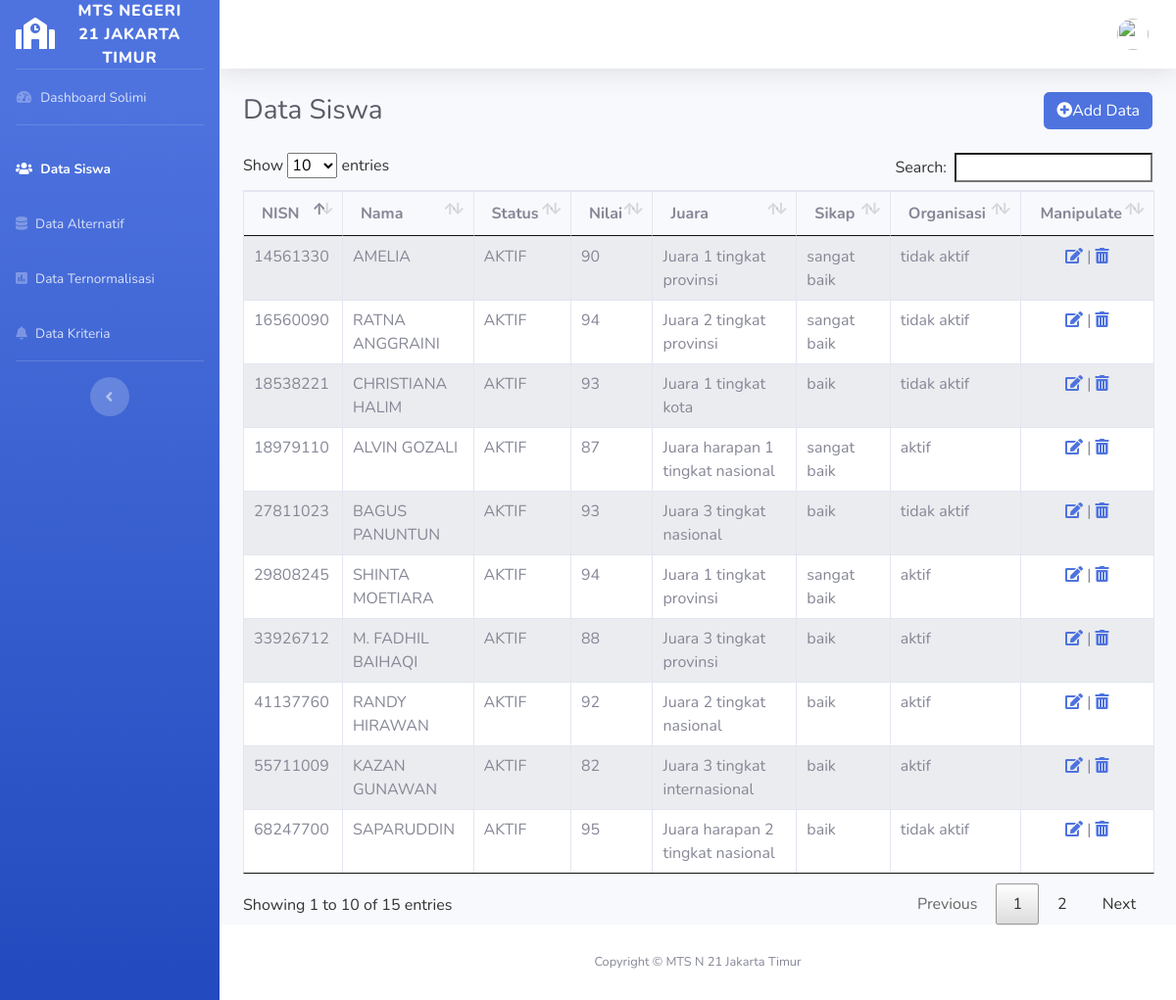
The app's page /siswa.php with its own data.
### tables this page shows
CREATE TABLE `siswa` (
  `id_siswa` int(11) NOT NULL,
  `nisn` int(11) DEFAULT NULL,
  `nama_siswa` varchar(100) DEFAULT NULL,
  `status` varchar(30) DEFAULT NULL,
  `nilai_siswa` decimal(5,0) DEFAULT NULL,
  `juara` varchar(100) DEFAULT NULL,
  `sikap` varchar(30) DEFAULT NULL,
  `organisasi` varchar(30) DEFAULT NULL
);

### siswa.php (the view, shortened to what this page needs)
<?php
  include 'system/database.php';
 ?>
<!DOCTYPE html>
<html lang="en">
<head>
  <link rel="stylesheet" type="text/css" href="css/dataTables.bootstrap4.min.css">
  <link rel="stylesheet" type="text/css" href="css/jquery.dataTables.css">
  <link href="vendor/fontawesome-free/css/all.min.css" rel="stylesheet" type="text/css">
  <link href="css/sb-admin-2.min.css" rel="stylesheet">
</head>
<body id="page-top">
  <div id="wrapper">
    <ul class="navbar-nav bg-gradient-primary sidebar sidebar-dark accordion" id="accordionSidebar">
      <a class="sidebar-brand d-flex align-items-center justify-content-center" href="index.html">
        <div class="sidebar-brand-icon">
          <i class="fas fa-school" style="color:#ffffff"></i>
        </div>
        <div class="sidebar-brand-text mx-3">MTS Negeri 21 Jakarta Timur</div>
      </a>
      <hr class="sidebar-divider my-0">
      <li class="nav-item">
        <a class="nav-link" href="dashboard.php">
          <i class="fas fa-fw fa-tachometer-alt"></i>
          <span>Dashboard Solimi</span></a>
      </li>
      <hr class="sidebar-divider">
      <li class="nav-item active">
        <a class="nav-link" href="siswa.php">
          <i class="fas fa-users"></i>
          <span>Data Siswa</span></a>
      </li>
      <li class="nav-item">
        <a class="nav-link" href="alternatif.php">
          <i class="fas fa-database"></i>
          <span>Data Alternatif</span></a>
      </li>
      <li class="nav-item">
        <a class="nav-link" href="hasil.php">
          <i class="fas fa-poll"></i>
          <span>Data Ternormalisasi</span></a>
      </li>
      <li class="nav-item">
        <a class="nav-link" href="kriteria.php">
          <i class="fas fa-bell"></i>
          <span>Data Kriteria</span></a>
      </li>
      <hr class="sidebar-divider d-none d-md-block">
      <div class="text-center d-none d-md-inline">
        <button class="rounded-circle border-0" id="sidebarToggle"></button>
      </div>
    </ul>
    <div id="content-wrapper" class="d-flex flex-column">
      <div id="content">
        <nav class="navbar navbar-expand navbar-light bg-white topbar mb-4 static-top shadow">
          <ul class="navbar-nav ml-auto">
            <li class="nav-item dropdown no-arrow">
              <a class="nav-link dropdown-toggle" href="#" id="userDropdown" role="button" data-toggle="dropdown" aria-haspopup="true" aria-expanded="false">
                <img class="img-profile rounded-circle" src="img/profile-admin.jpg">
              </a>
            </li>
          </ul>
        </nav>
        <div class="container-fluid">
          <div class="d-sm-flex align-items-center justify-content-between mb-4">
            <h1 class="h3 mb-0 text-gray-800">Data Siswa</h1>
            <a href="" class="btn btn-primary" data-toggle="modal" data-target="#modal-tambah"><i class="fas fa-plus-circle"></i>Add Data</a>
          </div>
          <div class="row">
            <div class="col-md-12">
              <table id="myTable" class="table table-bordered table-striped table">
                <thead>
                  <tr>
                    <th>NISN</th>
                    <th>Nama</th>
                    <th>Status</th>
                    <th>Nilai</th>
                    <th>Juara</th>
                    <th>Sikap</th>
                    <th>Organisasi</th>
                    <th class="text-center">Manipulate</th>
                  </tr>
                </thead>
                <tbody>
                  <?php
                    $query = mysqli_query($connection, "SELECT id_siswa, nisn, nama_siswa, status, nilai_siswa, juara, sikap, organisasi FROM siswa");
                    while ($ssiswa = mysqli_fetch_array($query)) {
                   ?>
                  <tr >
                    <td><?php echo $ssiswa['nisn'] ?></td>
                    <td><?php echo $ssiswa['nama_siswa'] ?></td>
                    <td><?php echo $ssiswa['status'] ?></td>
                    <td><?php echo $ssiswa['nilai_siswa'] ?></td>
                    <td><?php echo $ssiswa['juara'] ?></td>
                    <td><?php echo $ssiswa['sikap'] ?></td>
                    <td><?php echo $ssiswa['organisasi'] ?></td>
                    <td class="text-center font color=black"><a href="siswa.php?id_siswa=<?php echo  $ssiswa['nisn'] ?>" data-toggle="modal" data-target="#modal-edit<?php echo $ssiswa['id_siswa'] ?>"><i class='fas fa-edit'></i></a> | <a href="hapus_siswa.php?id_siswa=<?php echo $ssiswa['id_siswa'] ?>"><i class='fas fa-trash-alt'></i></a></td>
                  </tr>
                  <?php
                    }
                   ?>
                </tbody>
              </table>
            </div>
          </div>
        </div>
      </div>
      <footer class="sticky-footer bg-white">
        <div class="container my-auto">
          <div class="copyright text-center my-auto">
            <span>Copyright &copy; MTS N 21 Jakarta Timur</span>
          </div>
        </div>
      </footer>
    </div>
  </div>
</body>
</html>

### records on screen
siswa: nisn "18979110", nama_siswa "ALVIN GOZALI", status "AKTIF", nilai_siswa "87", juara "Juara harapan 1 tingkat nasional", sikap "sangat baik", organisasi "aktif"
siswa: nisn "27811023", nama_siswa "BAGUS PANUNTUN", status "AKTIF", nilai_siswa "93", juara "Juara 3 tingkat nasional", sikap "baik", organisasi "tidak aktif"
siswa: nisn "14561330", nama_siswa "AMELIA", status "AKTIF", nilai_siswa "90", juara "Juara 1 tingkat provinsi", sikap "sangat baik", organisasi "tidak aktif"
siswa: nisn "18538221", nama_siswa "CHRISTIANA HALIM", status "AKTIF", nilai_siswa "93", juara "Juara 1 tingkat kota", sikap "baik", organisasi "tidak aktif"
siswa: nisn "55711009", nama_siswa "KAZAN GUNAWAN", status "AKTIF", nilai_siswa "82", juara "Juara 3 tingkat internasional", sikap "baik", organisasi "aktif"
siswa: nisn "41137760", nama_siswa "RANDY HIRAWAN", status "AKTIF", nilai_siswa "92", juara "Juara 2 tingkat nasional", sikap "baik", organisasi "aktif"
siswa: nisn "16560090", nama_siswa "RATNA ANGGRAINI", status "AKTIF", nilai_siswa "94", juara "Juara 2 tingkat provinsi", sikap "sangat baik", organisasi "tidak aktif"
siswa: nisn "68247700", nama_siswa "SAPARUDDIN", status "AKTIF", nilai_siswa "95", juara "Juara harapan 2 tingkat nasional", sikap "baik", organisasi "tidak aktif"
siswa: nisn "29808245", nama_siswa "SHINTA MOETIARA", status "AKTIF", nilai_siswa "94", juara "Juara 1 tingkat provinsi", sikap "sangat baik", organisasi "aktif"
siswa: nisn "33926712", nama_siswa "M. FADHIL BAIHAQI", status "AKTIF", nilai_siswa "88", juara "Juara 3 tingkat provinsi", sikap "baik", organisasi "aktif"
